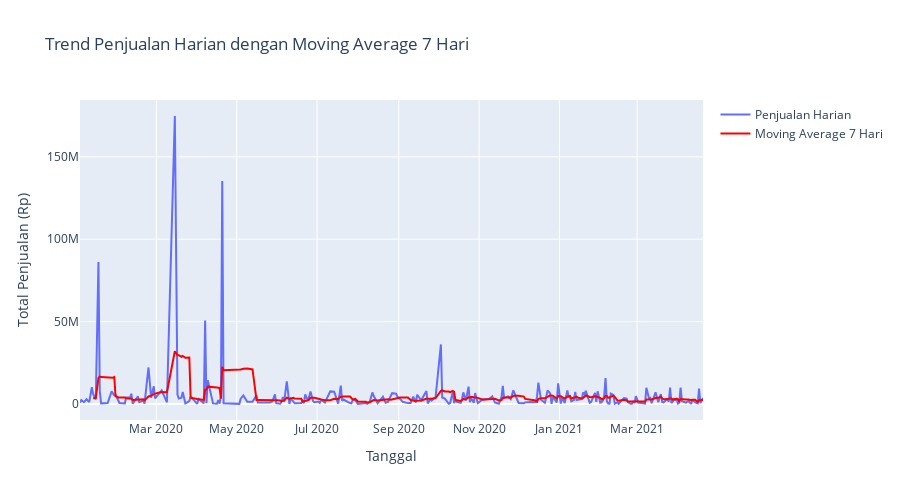

The notebook cell saved with this chart:
### Markdown cell above
# Tren Penjualan Harian dengan Moving Average 7 Hari

### Code cell
import plotly.graph_objects as go

# Hitung total penjualan harian
daily_sales = df.groupby('Tanggal')['Penjualan'].sum().reset_index()

# Hitung moving average 7 hari
daily_sales['MA7'] = daily_sales['Penjualan'].rolling(window=7).mean()

# Buat plot
fig = go.Figure()
fig.add_trace(go.Scatter(x=daily_sales['Tanggal'], y=daily_sales['Penjualan'],
                         mode='lines', name='Penjualan Harian'))
fig.add_trace(go.Scatter(x=daily_sales['Tanggal'], y=daily_sales['MA7'],
                         mode='lines', name='Moving Average 7 Hari', line=dict(color='red')))

fig.update_layout(title='Trend Penjualan Harian dengan Moving Average 7 Hari',
                  xaxis_title='Tanggal', yaxis_title='Total Penjualan (Rp)',
                  height=500, width=900)
fig.show()

### Figure 1 — Plotly figure (JSON) as saved in the notebook; plotly's stock layout.template omitted (floating-point values rounded to 4 significant figures; data arrays with more than 128 entries replaced by an {"elided": "..."} marker saying what was removed)
{"data": [{"mode": "lines", "name": "Penjualan Harian", "type": "scatter", "x": {"elided": "254 str values"}, "y": {"elided": "254 int values"}}, {"line": {"color": "red"}, "mode": "lines", "name": "Moving Average 7 Hari", "type": "scatter", "x": {"elided": "254 str values"}, "y": {"elided": "254 float values"}}], "layout": {"height": 500, "title": {"text": "Trend Penjualan Harian dengan Moving Average 7 Hari"}, "width": 900, "xaxis": {"title": {"text": "Tanggal"}}, "yaxis": {"title": {"text": "Total Penjualan (Rp)"}}}}
